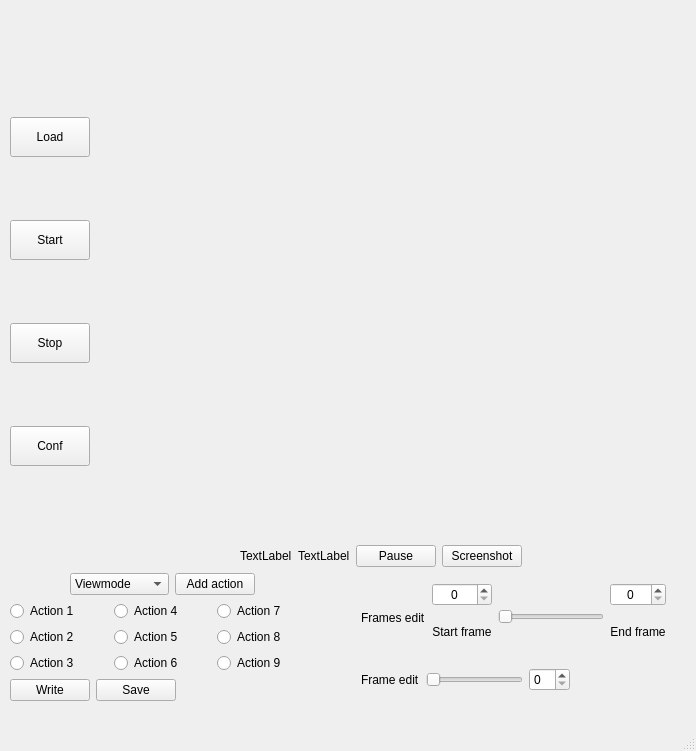
<?xml version="1.0" encoding="UTF-8"?>
<ui version="4.0">
 <class>MainWindow</class>
 <widget class="QMainWindow" name="MainWindow">
  <property name="geometry">
   <rect>
    <x>0</x>
    <y>0</y>
    <width>696</width>
    <height>751</height>
   </rect>
  </property>
  <property name="windowTitle">
   <string>MainWindow</string>
  </property>
  <widget class="QWidget" name="centralwidget">
   <property name="sizePolicy">
    <sizepolicy hsizetype="Expanding" vsizetype="Expanding">
     <horstretch>0</horstretch>
     <verstretch>0</verstretch>
    </sizepolicy>
   </property>
   <widget class="QWidget" name="layoutWidget">
    <property name="geometry">
     <rect>
      <x>10</x>
      <y>20</y>
      <width>656</width>
      <height>681</height>
     </rect>
    </property>
    <layout class="QVBoxLayout" name="verticalLayout_4">
     <item>
      <layout class="QHBoxLayout" name="horizontalLayout">
       <item>
        <layout class="QVBoxLayout" name="verticalLayout">
         <item>
          <spacer name="verticalSpacer">
           <property name="orientation">
            <enum>Qt::Vertical</enum>
           </property>
           <property name="sizeType">
            <enum>QSizePolicy::Minimum</enum>
           </property>
           <property name="sizeHint" stdset="0">
            <size>
             <width>20</width>
             <height>40</height>
            </size>
           </property>
          </spacer>
         </item>
         <item>
          <widget class="FilledPushButton" name="Load">
           <property name="maximumSize">
            <size>
             <width>200</width>
             <height>40</height>
            </size>
           </property>
           <property name="text">
            <string>Load</string>
           </property>
          </widget>
         </item>
         <item>
          <widget class="FilledPushButton" name="Start">
           <property name="maximumSize">
            <size>
             <width>200</width>
             <height>40</height>
            </size>
           </property>
           <property name="text">
            <string>Start</string>
           </property>
          </widget>
         </item>
         <item>
          <widget class="FilledPushButton" name="Stop">
           <property name="maximumSize">
            <size>
             <width>200</width>
             <height>40</height>
            </size>
           </property>
           <property name="text">
            <string>Stop</string>
           </property>
          </widget>
         </item>
         <item>
          <widget class="FilledPushButton" name="Conf">
           <property name="maximumSize">
            <size>
             <width>200</width>
             <height>40</height>
            </size>
           </property>
           <property name="text">
            <string>Conf</string>
           </property>
          </widget>
         </item>
         <item>
          <spacer name="verticalSpacer_5">
           <property name="orientation">
            <enum>Qt::Vertical</enum>
           </property>
           <property name="sizeType">
            <enum>QSizePolicy::Minimum</enum>
           </property>
           <property name="sizeHint" stdset="0">
            <size>
             <width>20</width>
             <height>40</height>
            </size>
           </property>
          </spacer>
         </item>
        </layout>
       </item>
       <item>
        <layout class="QVBoxLayout" name="verticalLayout_12">
         <item>
          <layout class="QHBoxLayout" name="horizontalLayout_8">
           <item>
            <spacer name="horizontalSpacer_6">
             <property name="orientation">
              <enum>Qt::Horizontal</enum>
             </property>
             <property name="sizeType">
              <enum>QSizePolicy::Fixed</enum>
             </property>
             <property name="sizeHint" stdset="0">
              <size>
               <width>40</width>
               <height>20</height>
              </size>
             </property>
            </spacer>
           </item>
           <item>
            <widget class="ImageLabel" name="video_player">
             <property name="sizePolicy">
              <sizepolicy hsizetype="Expanding" vsizetype="Expanding">
               <horstretch>0</horstretch>
               <verstretch>0</verstretch>
              </sizepolicy>
             </property>
             <property name="text">
              <string/>
             </property>
             <property name="pixmap">
              <pixmap>video_player/img/OIP.jpg</pixmap>
             </property>
            </widget>
           </item>
           <item>
            <spacer name="horizontalSpacer">
             <property name="orientation">
              <enum>Qt::Horizontal</enum>
             </property>
             <property name="sizeType">
              <enum>QSizePolicy::Fixed</enum>
             </property>
             <property name="sizeHint" stdset="0">
              <size>
               <width>40</width>
               <height>20</height>
              </size>
             </property>
            </spacer>
           </item>
          </layout>
         </item>
         <item>
          <layout class="QHBoxLayout" name="horizontalLayout_7">
           <item>
            <spacer name="horizontalSpacer_3">
             <property name="orientation">
              <enum>Qt::Horizontal</enum>
             </property>
             <property name="sizeHint" stdset="0">
              <size>
               <width>40</width>
               <height>20</height>
              </size>
             </property>
            </spacer>
           </item>
           <item>
            <widget class="BodyLabel" name="current">
             <property name="sizePolicy">
              <sizepolicy hsizetype="Maximum" vsizetype="Maximum">
               <horstretch>0</horstretch>
               <verstretch>0</verstretch>
              </sizepolicy>
             </property>
             <property name="maximumSize">
              <size>
               <width>200</width>
               <height>40</height>
              </size>
             </property>
             <property name="text">
              <string>TextLabel</string>
             </property>
            </widget>
           </item>
           <item>
            <widget class="BodyLabel" name="total">
             <property name="sizePolicy">
              <sizepolicy hsizetype="Maximum" vsizetype="Maximum">
               <horstretch>0</horstretch>
               <verstretch>0</verstretch>
              </sizepolicy>
             </property>
             <property name="maximumSize">
              <size>
               <width>200</width>
               <height>40</height>
              </size>
             </property>
             <property name="text">
              <string>TextLabel</string>
             </property>
            </widget>
           </item>
           <item>
            <widget class="FilledPushButton" name="Pause">
             <property name="maximumSize">
              <size>
               <width>200</width>
               <height>40</height>
              </size>
             </property>
             <property name="text">
              <string>Pause</string>
             </property>
            </widget>
           </item>
           <item>
            <widget class="FilledPushButton" name="Screenshot">
             <property name="maximumSize">
              <size>
               <width>200</width>
               <height>40</height>
              </size>
             </property>
             <property name="text">
              <string>Screenshot</string>
             </property>
            </widget>
           </item>
           <item>
            <spacer name="horizontalSpacer_5">
             <property name="orientation">
              <enum>Qt::Horizontal</enum>
             </property>
             <property name="sizeHint" stdset="0">
              <size>
               <width>40</width>
               <height>20</height>
              </size>
             </property>
            </spacer>
           </item>
          </layout>
         </item>
        </layout>
       </item>
      </layout>
     </item>
     <item>
      <layout class="QHBoxLayout" name="horizontalLayout_5">
       <item>
        <layout class="QVBoxLayout" name="verticalLayout_3">
         <item>
          <layout class="QHBoxLayout" name="horizontalLayout_9">
           <item>
            <spacer name="horizontalSpacer_8">
             <property name="orientation">
              <enum>Qt::Horizontal</enum>
             </property>
             <property name="sizeHint" stdset="0">
              <size>
               <width>40</width>
               <height>20</height>
              </size>
             </property>
            </spacer>
           </item>
           <item>
            <widget class="ComboBox" name="comboBox">
             <item>
              <property name="text">
               <string>Viewmode</string>
              </property>
             </item>
             <item>
              <property name="text">
               <string>Left person</string>
              </property>
             </item>
             <item>
              <property name="text">
               <string>Right person</string>
              </property>
             </item>
            </widget>
           </item>
           <item>
            <widget class="FilledPushButton" name="AddAction">
             <property name="text">
              <string>Add action</string>
             </property>
            </widget>
           </item>
           <item>
            <spacer name="horizontalSpacer_9">
             <property name="orientation">
              <enum>Qt::Horizontal</enum>
             </property>
             <property name="sizeHint" stdset="0">
              <size>
               <width>40</width>
               <height>20</height>
              </size>
             </property>
            </spacer>
           </item>
          </layout>
         </item>
         <item>
          <layout class="QHBoxLayout" name="horizontalLayout_6">
           <item>
            <layout class="QVBoxLayout" name="verticalLayout_5">
             <item>
              <widget class="RadioButton" name="Action_1">
               <property name="text">
                <string>Action 1</string>
               </property>
              </widget>
             </item>
             <item>
              <widget class="RadioButton" name="Action_2">
               <property name="text">
                <string>Action 2</string>
               </property>
              </widget>
             </item>
             <item>
              <widget class="RadioButton" name="Action_3">
               <property name="text">
                <string>Action 3</string>
               </property>
              </widget>
             </item>
            </layout>
           </item>
           <item>
            <layout class="QVBoxLayout" name="verticalLayout_6">
             <item>
              <widget class="RadioButton" name="Action_4">
               <property name="text">
                <string>Action 4</string>
               </property>
              </widget>
             </item>
             <item>
              <widget class="RadioButton" name="Action_5">
               <property name="text">
                <string>Action 5</string>
               </property>
              </widget>
             </item>
             <item>
              <widget class="RadioButton" name="Action_6">
               <property name="text">
                <string>Action 6</string>
               </property>
              </widget>
             </item>
            </layout>
           </item>
           <item>
            <layout class="QVBoxLayout" name="verticalLayout_7">
             <item>
              <widget class="RadioButton" name="Action_7">
               <property name="text">
                <string>Action 7</string>
               </property>
              </widget>
             </item>
             <item>
              <widget class="RadioButton" name="Action_8">
               <property name="text">
                <string>Action 8</string>
               </property>
              </widget>
             </item>
             <item>
              <widget class="RadioButton" name="Action_9">
               <property name="text">
                <string>Action 9</string>
               </property>
              </widget>
             </item>
            </layout>
           </item>
          </layout>
         </item>
         <item>
          <layout class="QHBoxLayout" name="horizontalLayout_4">
           <item>
            <widget class="FilledPushButton" name="Write">
             <property name="maximumSize">
              <size>
               <width>100</width>
               <height>40</height>
              </size>
             </property>
             <property name="text">
              <string>Write</string>
             </property>
            </widget>
           </item>
           <item>
            <widget class="FilledPushButton" name="Save">
             <property name="maximumSize">
              <size>
               <width>100</width>
               <height>40</height>
              </size>
             </property>
             <property name="text">
              <string>Save</string>
             </property>
            </widget>
           </item>
           <item>
            <spacer name="horizontalSpacer_4">
             <property name="orientation">
              <enum>Qt::Horizontal</enum>
             </property>
             <property name="sizeHint" stdset="0">
              <size>
               <width>40</width>
               <height>20</height>
              </size>
             </property>
            </spacer>
           </item>
          </layout>
         </item>
        </layout>
       </item>
       <item>
        <spacer name="horizontalSpacer_7">
         <property name="orientation">
          <enum>Qt::Horizontal</enum>
         </property>
         <property name="sizeType">
          <enum>QSizePolicy::Fixed</enum>
         </property>
         <property name="sizeHint" stdset="0">
          <size>
           <width>40</width>
           <height>20</height>
          </size>
         </property>
        </spacer>
       </item>
       <item>
        <layout class="QVBoxLayout" name="verticalLayout_2">
         <item>
          <layout class="QHBoxLayout" name="horizontalLayout_3">
           <item>
            <widget class="BodyLabel" name="Frames">
             <property name="text">
              <string>Frames edit</string>
             </property>
             <property name="alignment">
              <set>Qt::AlignLeading|Qt::AlignLeft|Qt::AlignVCenter</set>
             </property>
            </widget>
           </item>
           <item>
            <layout class="QVBoxLayout" name="verticalLayout_13">
             <item>
              <widget class="SpinBox" name="min_frame">
               <property name="alignment">
                <set>Qt::AlignCenter</set>
               </property>
              </widget>
             </item>
             <item>
              <widget class="BodyLabel" name="label">
               <property name="maximumSize">
                <size>
                 <width>16777215</width>
                 <height>40</height>
                </size>
               </property>
               <property name="text">
                <string>Start frame</string>
               </property>
               <property name="alignment">
                <set>Qt::AlignCenter</set>
               </property>
              </widget>
             </item>
            </layout>
           </item>
           <item>
            <widget class="QLabeledRangeSlider" name="frames_slider">
             <property name="sizePolicy">
              <sizepolicy hsizetype="Expanding" vsizetype="Minimum">
               <horstretch>0</horstretch>
               <verstretch>0</verstretch>
              </sizepolicy>
             </property>
             <property name="maximumSize">
              <size>
               <width>16777215</width>
               <height>40</height>
              </size>
             </property>
             <property name="orientation">
              <enum>Qt::Horizontal</enum>
             </property>
            </widget>
           </item>
           <item>
            <layout class="QVBoxLayout" name="verticalLayout_14">
             <item>
              <widget class="SpinBox" name="max_frame">
               <property name="alignment">
                <set>Qt::AlignCenter</set>
               </property>
              </widget>
             </item>
             <item>
              <widget class="BodyLabel" name="label_2">
               <property name="maximumSize">
                <size>
                 <width>16777215</width>
                 <height>40</height>
                </size>
               </property>
               <property name="text">
                <string>End frame</string>
               </property>
               <property name="alignment">
                <set>Qt::AlignCenter</set>
               </property>
              </widget>
             </item>
            </layout>
           </item>
          </layout>
         </item>
         <item>
          <layout class="QHBoxLayout" name="horizontalLayout_2">
           <item>
            <widget class="BodyLabel" name="Frame">
             <property name="text">
              <string>Frame edit</string>
             </property>
             <property name="alignment">
              <set>Qt::AlignLeading|Qt::AlignLeft|Qt::AlignVCenter</set>
             </property>
            </widget>
           </item>
           <item>
            <widget class="ClickableSlider" name="frame_slider">
             <property name="orientation">
              <enum>Qt::Horizontal</enum>
             </property>
            </widget>
           </item>
           <item>
            <widget class="SpinBox" name="frame_edit"/>
           </item>
           <item>
            <spacer name="horizontalSpacer_2">
             <property name="orientation">
              <enum>Qt::Horizontal</enum>
             </property>
             <property name="sizeHint" stdset="0">
              <size>
               <width>40</width>
               <height>20</height>
              </size>
             </property>
            </spacer>
           </item>
          </layout>
         </item>
        </layout>
       </item>
      </layout>
     </item>
    </layout>
   </widget>
  </widget>
  <widget class="QMenuBar" name="menubar">
   <property name="geometry">
    <rect>
     <x>0</x>
     <y>0</y>
     <width>696</width>
     <height>21</height>
    </rect>
   </property>
  </widget>
  <widget class="QStatusBar" name="statusbar"/>
 </widget>
 <customwidgets>
  <customwidget>
   <class>FilledPushButton</class>
   <extends>QPushButton</extends>
   <header>qmaterialwidgets</header>
  </customwidget>
  <customwidget>
   <class>RadioButton</class>
   <extends>QRadioButton</extends>
   <header>qmaterialwidgets</header>
  </customwidget>
  <customwidget>
   <class>ImageLabel</class>
   <extends>QLabel</extends>
   <header>qmaterialwidgets</header>
  </customwidget>
  <customwidget>
   <class>ClickableSlider</class>
   <extends>QSlider</extends>
   <header>qfluentwidgets</header>
  </customwidget>
  <customwidget>
   <class>SpinBox</class>
   <extends>QSpinBox</extends>
   <header>qfluentwidgets</header>
  </customwidget>
  <customwidget>
   <class>BodyLabel</class>
   <extends>QLabel</extends>
   <header>qfluentwidgets</header>
  </customwidget>
  <customwidget>
   <class>QLabeledRangeSlider</class>
   <extends>QSlider</extends>
   <header>superqt</header>
  </customwidget>
  <customwidget>
   <class>ComboBox</class>
   <extends>QComboBox</extends>
   <header>qfluentwidgets</header>
  </customwidget>
 </customwidgets>
 <resources/>
 <connections/>
</ui>
